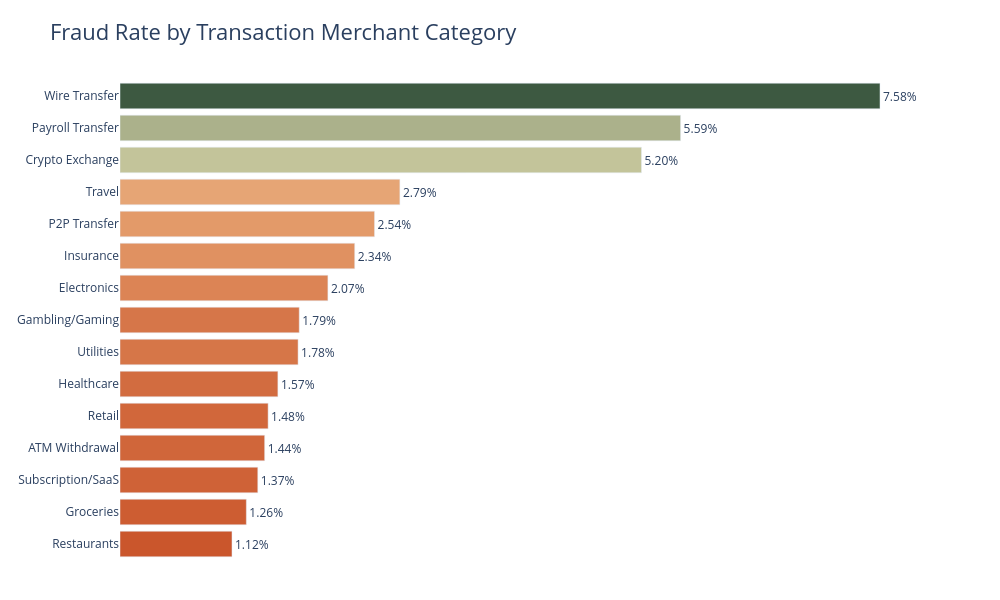

The cell this chart's notebook holds for it:
### Markdown cell above
### Fraud by Merchant Category

### Code cell
merchant_fraud = (finlora_data.groupby("merchant_category")["is_fraud"]
                  .agg(transactions="count", fraud_cases="sum", fraud_rate="mean"))

merchant_fraud["fraud_rate_%"] = (merchant_fraud["fraud_rate"] * 100)

merchant_fraud = merchant_fraud.sort_values("fraud_rate_%",ascending=False)

print(merchant_fraud)


merchant_fraud_plot = (merchant_fraud.reset_index().sort_values("fraud_rate_%", ascending=True))

# create the plot
fig = px.bar(
    merchant_fraud_plot,
    x="fraud_rate_%",
    y="merchant_category",
    orientation="h",
    title="Fraud Rate by Transaction Merchant Category",
    labels={"fraud_rate_%": "Fraud Rate (%)", "merchant_category": "Transaction Merchant Category"},
    text="fraud_rate_%",
    color="fraud_rate_%",
    color_continuous_scale="fall_r")

fig.update_traces(
    texttemplate="%{text:.2f}%", textposition="outside")

fig.update_layout(plot_bgcolor="white", paper_bgcolor="white", width=1000, height=600, title_font_size=22,

    # Hide horizontal scale
    xaxis=dict(visible=False, showgrid=False,  zeroline=False),

    # Keep channel labels
    yaxis=dict(showgrid=False, title=None),

    # Remove colour scale on the right
    coloraxis_showscale=False,

    # Reduce unnecessary margins
    margin=dict(l=120, r=80, t=80, b=40))

fig.show()

### Figure 1 — Plotly figure (JSON) as saved in the notebook; plotly's stock layout.template omitted (floating-point values rounded to 4 significant figures)
{"data": [{"hovertemplate": "Fraud Rate (%)=%{marker.color}<br>Transaction Merchant Category=%{y}<extra></extra>", "legendgroup": "", "marker": {"color": [1.117, 1.26, 1.374, 1.443, 1.477, 1.575, 1.776, 1.788, 2.074, 2.341, 2.538, 2.791, 5.201, 5.591, 7.58], "coloraxis": "coloraxis", "pattern": {"shape": ""}}, "name": "", "orientation": "h", "showlegend": false, "text": [1.117, 1.26, 1.374, 1.443, 1.477, 1.575, 1.776, 1.788, 2.074, 2.341, 2.538, 2.791, 5.201, 5.591, 7.58], "textposition": "outside", "texttemplate": "%{text:.2f}%", "type": "bar", "x": [1.117, 1.26, 1.374, 1.443, 1.477, 1.575, 1.776, 1.788, 2.074, 2.341, 2.538, 2.791, 5.201, 5.591, 7.58], "xaxis": "x", "y": ["Restaurants", "Groceries", "Subscription/SaaS", "ATM Withdrawal", "Retail", "Healthcare", "Utilities", "Gambling/Gaming", "Electronics", "Insurance", "P2P Transfer", "Travel", "Crypto Exchange", "Payroll Transfer", "Wire Transfer"], "yaxis": "y"}], "layout": {"barmode": "relative", "coloraxis": {"autocolorscale": false, "colorbar": {"title": {"text": "Fraud Rate (%)"}}, "colorscale": [[0, "rgb(202, 86, 44)"], [0.1667, "rgb(222, 138, 90)"], [0.3333, "rgb(237, 187, 138)"], [0.5, "rgb(246, 237, 189)"], [0.6667, "rgb(181, 185, 145)"], [0.8333, "rgb(119, 136, 104)"], [1, "rgb(61, 89, 65)"]], "showscale": false}, "height": 600, "legend": {"tracegroupgap": 0}, "margin": {"b": 40, "l": 120, "r": 80, "t": 80}, "paper_bgcolor": "white", "plot_bgcolor": "white", "title": {"font": {"size": 22}, "text": "Fraud Rate by Transaction Merchant Category"}, "width": 1000, "xaxis": {"anchor": "y", "domain": [0, 1], "showgrid": false, "title": {"text": "Fraud Rate (%)"}, "visible": false, "zeroline": false}, "yaxis": {"anchor": "x", "domain": [0, 1], "showgrid": false, "title": {}}}}
